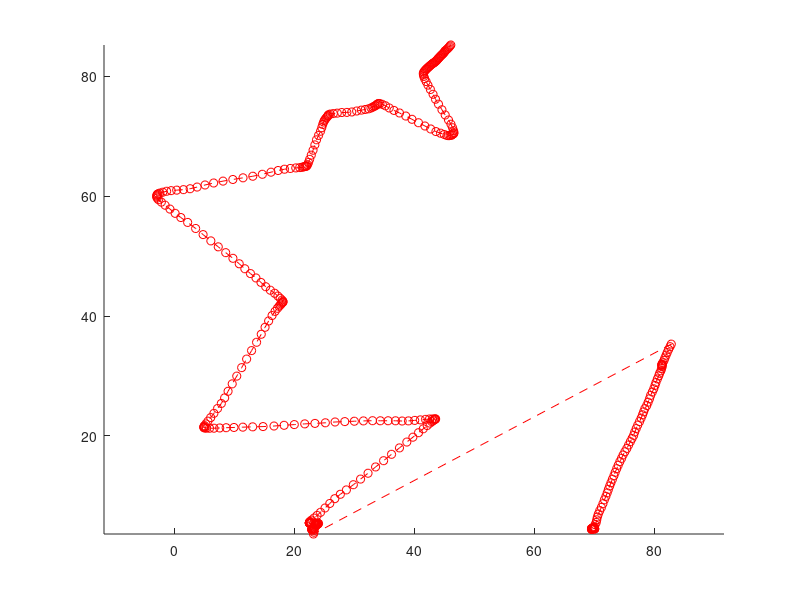

MATLAB code for this plot:
% kalman filter implementation
% first start off with 1D implementation

% what is the true trajectory
% expected trajectory (inputs): 5' right -> 2' left -> 7' right
close all; clear all; clc;
% load('2018-02-25 18-10-55.tlog.mat');
% load('2018-02-25 18-23-56.tlog.mat');
% load('2018-02-25 18-29-57.tlog.mat');
load('2018-02-25 18-35-44.tlog.mat');

% Initial covariance
covariance = diag([1e-3 1e-3 1e-3 1e-3]);
u_o = [1e-3; 1e-3; 1e-3; 1e-3];
P = covariance;
Q=0.1*eye(4);
F = eye(4);
F(5) = 1;
F(15) = 1;
H=eye(4);
R=0.1*eye(4);
x_o = [x_mavlink_local_position_ned_t(1,2) vx_mavlink_local_position_ned_t(1,2) y_mavlink_local_position_ned_t(1,2) vy_mavlink_local_position_ned_t(1,2)];
x = x_o';
xUpdate = x;

% plotXY = [];
for i = 1:length(x_mavlink_local_position_ned_t)
    %     [target_update, covariance_update, difference] = KalmanFilter(ture_measurement, target_estimate_potition, covariance,u_o);
    x(:,end)
    
    tempX=F*x(:,end)+u_o;             % 1
    P=F*P*F'+Q;                % 2
    x = [x, tempX];
    
    z = [x_mavlink_local_position_ned_t(i,2) vx_mavlink_local_position_ned_t(i,2) y_mavlink_local_position_ned_t(i,2) vy_mavlink_local_position_ned_t(i,2)]';
    
    temp = H*P*H'+R;           % 4
    K=P*H*(temp)^(-1);         % 5 There is a difference between this equation and the one on the article
    difference = z-H*tempX;      % 3
    tempX1=tempX + (K*difference);  % 6
    P=(eye(4)-K*H)*P;          % 7
    xUpdate = [xUpdate, tempX1];
    
end
% plotXY(1,:)

figure()
hold on
% plot(x(1,:), x(3,:), '--xb')
plot(xUpdate(3,:),xUpdate(1,:), '--or')
% plot( y_mavlink_local_position_ned_t(:,2), x_mavlink_local_position_ned_t(:,2),'--og')
axis equal